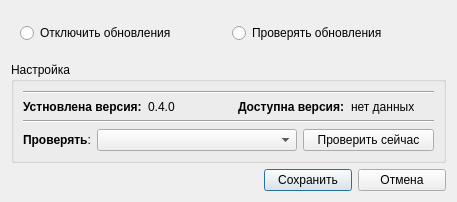
<?xml version="1.0" encoding="UTF-8"?>
<ui version="4.0">
 <class>UpdateDialog</class>
 <widget class="QDialog" name="UpdateDialog">
  <property name="geometry">
   <rect>
    <x>0</x>
    <y>0</y>
    <width>451</width>
    <height>202</height>
   </rect>
  </property>
  <property name="windowTitle">
   <string>Настройка обновлений</string>
  </property>
  <layout class="QGridLayout" name="gridLayout">
   <item row="3" column="2">
    <widget class="QPushButton" name="save">
     <property name="minimumSize">
      <size>
       <width>88</width>
       <height>0</height>
      </size>
     </property>
     <property name="text">
      <string>Сохранить</string>
     </property>
    </widget>
   </item>
   <item row="3" column="3">
    <widget class="QPushButton" name="close">
     <property name="minimumSize">
      <size>
       <width>88</width>
       <height>0</height>
      </size>
     </property>
     <property name="text">
      <string>Отмена</string>
     </property>
    </widget>
   </item>
   <item row="3" column="1">
    <spacer name="horizontalSpacer">
     <property name="orientation">
      <enum>Qt::Horizontal</enum>
     </property>
     <property name="sizeHint" stdset="0">
      <size>
       <width>251</width>
       <height>20</height>
      </size>
     </property>
    </spacer>
   </item>
   <item row="2" column="0" colspan="4">
    <widget class="QGroupBox" name="groupBox">
     <property name="title">
      <string>Настройка</string>
     </property>
     <layout class="QGridLayout" name="gridLayout_2">
      <item row="0" column="0" colspan="2">
       <widget class="Line" name="line">
        <property name="orientation">
         <enum>Qt::Horizontal</enum>
        </property>
       </widget>
      </item>
      <item row="1" column="0" colspan="2">
       <layout class="QHBoxLayout" name="horizontalLayout">
        <item>
         <widget class="QLabel" name="label">
          <property name="text">
           <string>&lt;b&gt;Устновлена версия:&lt;/b&gt;</string>
          </property>
         </widget>
        </item>
        <item>
         <widget class="QLabel" name="showInstallVersion">
          <property name="text">
           <string>0.4.0</string>
          </property>
         </widget>
        </item>
        <item>
         <widget class="QLabel" name="label_2">
          <property name="text">
           <string>&lt;b&gt;Доступна версия:&lt;/b&gt;</string>
          </property>
         </widget>
        </item>
        <item>
         <widget class="QLabel" name="showObtainableVersion">
          <property name="text">
           <string>&lt;html&gt;&lt;head/&gt;&lt;body&gt;&lt;p&gt;нет данных&lt;/p&gt;&lt;/body&gt;&lt;/html&gt;</string>
          </property>
         </widget>
        </item>
       </layout>
      </item>
      <item row="2" column="0" colspan="2">
       <widget class="Line" name="line_2">
        <property name="orientation">
         <enum>Qt::Horizontal</enum>
        </property>
       </widget>
      </item>
      <item row="3" column="0" colspan="2">
       <layout class="QHBoxLayout" name="horizontalLayout_2">
        <item>
         <widget class="QLabel" name="showExamination">
          <property name="text">
           <string>&lt;b&gt;Проверять&lt;/b&gt;:</string>
          </property>
         </widget>
        </item>
        <item>
         <widget class="QComboBox" name="comboBoxTime">
          <property name="minimumSize">
           <size>
            <width>200</width>
            <height>0</height>
           </size>
          </property>
         </widget>
        </item>
        <item>
         <widget class="QPushButton" name="examinationUpdate">
          <property name="minimumSize">
           <size>
            <width>131</width>
            <height>0</height>
           </size>
          </property>
          <property name="maximumSize">
           <size>
            <width>131</width>
            <height>16777215</height>
           </size>
          </property>
          <property name="text">
           <string>Проверить сейчас</string>
          </property>
         </widget>
        </item>
       </layout>
      </item>
     </layout>
    </widget>
   </item>
   <item row="0" column="0" colspan="4">
    <widget class="QWidget" name="widgetTemp" native="true">
     <layout class="QHBoxLayout" name="horizontalLayout_3">
      <item>
       <widget class="QRadioButton" name="updateOff">
        <property name="text">
         <string>Отключить обновления</string>
        </property>
        <property name="checkable">
         <bool>true</bool>
        </property>
        <property name="checked">
         <bool>false</bool>
        </property>
       </widget>
      </item>
      <item>
       <widget class="QRadioButton" name="updateOn">
        <property name="text">
         <string>Проверять обновления</string>
        </property>
       </widget>
      </item>
     </layout>
    </widget>
   </item>
  </layout>
 </widget>
 <resources/>
 <connections/>
</ui>
